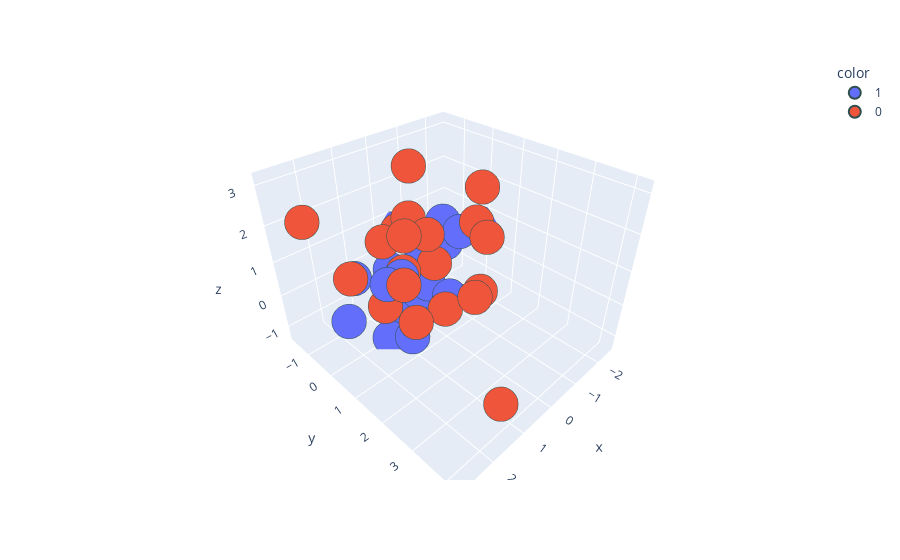

Write notebook code for a chart like this one.
### Markdown cell above
plotly creates 3 dimension plot

### Code cell
import plotly.express as px
fig=px.scatter_3d(x=df['feature1'],y=df['feature2'],z=df['feature3'],color=df['target'].astype(str))
fig.update_traces(marker=dict(size=12,line=dict(width=2,
                                               color='DarkSlateGrey')),
                 selector=dict(mode='markers'))
fig.show()

### Figure 1 — Plotly figure (JSON) as saved in the notebook; plotly's stock layout.template omitted (floating-point values rounded to 4 significant figures)
{"data": [{"hovertemplate": "color=1<br>x=%{x}<br>y=%{y}<br>z=%{z}<extra></extra>", "legendgroup": "1", "marker": {"color": "#636efa", "line": {"color": "DarkSlateGrey", "width": 2}, "size": 12, "symbol": "circle"}, "mode": "markers", "name": "1", "scene": "scene", "showlegend": true, "type": "scatter3d", "x": [0.667, 0.9486, -0.3675, 1.772, 0.3223, -1.01, -1.838, 1.045, 0.2411, 1.267, 1.415, 1.968, -2.506, -0.02254, 0.4206, -0.04544, -0.4208, 0.1901, -0.3316, -0.9926], "y": [0.02581, 0.7017, -1.137, -0.3475, 0.06034, 0.4417, -0.9388, 0.5382, -0.9525, 0.1736, 0.4577, -0.5478, 0.147, 0.01342, 0.4116, 1.041, -0.552, 0.5121, -1.632, -0.1613], "z": [-0.7776, -1.051, -1.322, 0.6701, -1.043, 1.129, -0.2018, 0.8121, -0.1363, -1.223, 0.7289, -0.6794, 0.6062, 0.9359, -0.07132, -0.09403, -0.1211, 0.1315, 0.6191, 1.192]}, {"hovertemplate": "color=0<br>x=%{x}<br>y=%{y}<br>z=%{z}<extra></extra>", "legendgroup": "0", "marker": {"color": "#EF553B", "line": {"color": "DarkSlateGrey", "width": 2}, "size": 12, "symbol": "circle"}, "mode": "markers", "name": "0", "scene": "scene", "showlegend": true, "type": "scatter3d", "x": [1.251, 0.7319, 1.677, 1.01, 0.7489, 0.2907, 0.8989, 2.011, 0.2046, 1.425, 1.438, 2.224, -0.7233, 2.823, 0.1771, 1.234, -1.39, -1.028, -0.7643, 0.3849], "y": [0.1864, 0.5174, 4.188, 1.438, 2.593, 0.867, 0.436, 1.921, -0.01154, 1.441, 1.1, 0.2304, 1.461, -0.3329, -0.5981, 0.05278, 0.6667, 1.131, 1.567, 1.324], "z": [1.704, 2.245, -0.08056, 2.328, 1.171, 0.9826, 0.821, 2.933, 3.151, 0.1826, 1.065, 1.192, -0.08537, 2.637, 1.227, -0.2616, 1.344, 2.603, 1.549, -0.1032]}], "layout": {"legend": {"title": {"text": "color"}, "tracegroupgap": 0}, "margin": {"t": 60}, "scene": {"domain": {"x": [0, 1], "y": [0, 1]}, "xaxis": {"title": {"text": "x"}}, "yaxis": {"title": {"text": "y"}}, "zaxis": {"title": {"text": "z"}}}}}
